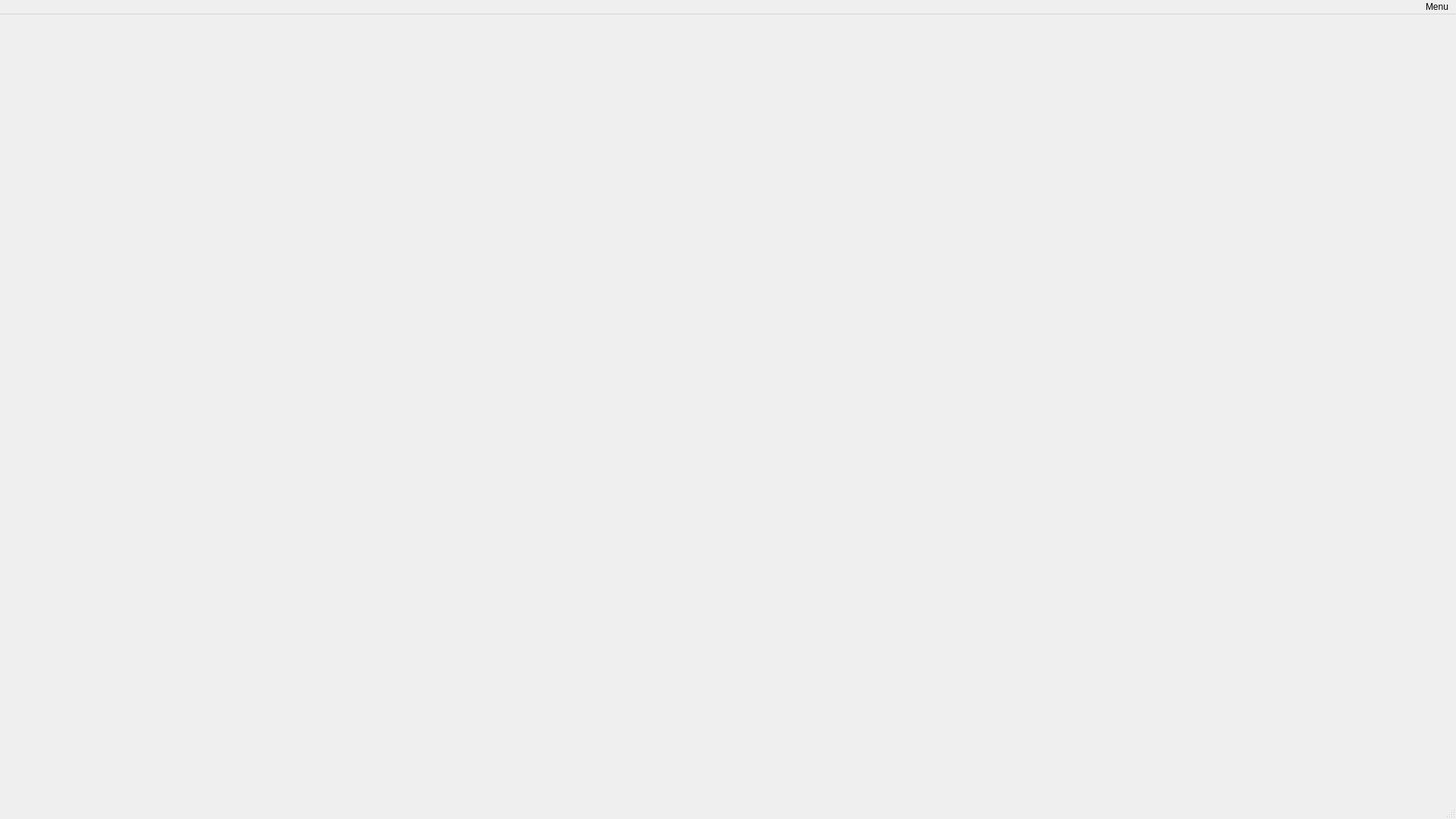
<?xml version="1.0" encoding="UTF-8"?>
<ui version="4.0">
 <class>MainWindow</class>
 <widget class="QMainWindow" name="MainWindow">
  <property name="geometry">
   <rect>
    <x>0</x>
    <y>0</y>
    <width>1920</width>
    <height>1080</height>
   </rect>
  </property>
  <property name="windowTitle">
   <string>The VALUE</string>
  </property>
  <widget class="QWidget" name="centralwidget"/>
  <widget class="QMenuBar" name="menubar">
   <property name="geometry">
    <rect>
     <x>0</x>
     <y>0</y>
     <width>1920</width>
     <height>33</height>
    </rect>
   </property>
   <property name="layoutDirection">
    <enum>Qt::LayoutDirection::RightToLeft</enum>
   </property>
   <widget class="QMenu" name="menuMenu">
    <property name="title">
     <string>Menu</string>
    </property>
    <addaction name="actionLoad_Save"/>
    <addaction name="actionMain_Menu"/>
    <addaction name="separator"/>
    <addaction name="actionOptions"/>
    <addaction name="actionQuit"/>
   </widget>
   <addaction name="menuMenu"/>
  </widget>
  <widget class="QStatusBar" name="statusbar"/>
  <action name="actionLoad_Save">
   <property name="text">
    <string>Load Save</string>
   </property>
  </action>
  <action name="actionOptions">
   <property name="text">
    <string>Options</string>
   </property>
  </action>
  <action name="actionMain_Menu">
   <property name="text">
    <string>Main Menu</string>
   </property>
  </action>
  <action name="actionQuit">
   <property name="text">
    <string>Quit</string>
   </property>
  </action>
 </widget>
 <resources/>
 <connections/>
</ui>
